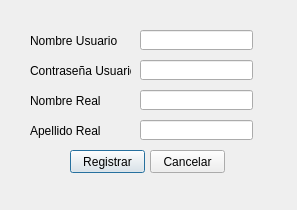
<?xml version="1.0" encoding="UTF-8"?>
<ui version="4.0">
 <class>Dialog</class>
 <widget class="QDialog" name="Dialog">
  <property name="geometry">
   <rect>
    <x>0</x>
    <y>0</y>
    <width>297</width>
    <height>210</height>
   </rect>
  </property>
  <property name="windowTitle">
   <string>Dialog</string>
  </property>
  <widget class="QLabel" name="label">
   <property name="geometry">
    <rect>
     <x>30</x>
     <y>30</y>
     <width>101</width>
     <height>21</height>
    </rect>
   </property>
   <property name="text">
    <string>Nombre Usuario</string>
   </property>
  </widget>
  <widget class="QLabel" name="label_2">
   <property name="geometry">
    <rect>
     <x>30</x>
     <y>90</y>
     <width>101</width>
     <height>21</height>
    </rect>
   </property>
   <property name="text">
    <string>Nombre Real</string>
   </property>
  </widget>
  <widget class="QLabel" name="label_3">
   <property name="geometry">
    <rect>
     <x>30</x>
     <y>120</y>
     <width>101</width>
     <height>21</height>
    </rect>
   </property>
   <property name="text">
    <string>Apellido Real</string>
   </property>
  </widget>
  <widget class="QPushButton" name="Registrar">
   <property name="geometry">
    <rect>
     <x>70</x>
     <y>150</y>
     <width>75</width>
     <height>23</height>
    </rect>
   </property>
   <property name="text">
    <string>Registrar</string>
   </property>
  </widget>
  <widget class="QPushButton" name="Cancelar">
   <property name="geometry">
    <rect>
     <x>150</x>
     <y>150</y>
     <width>75</width>
     <height>23</height>
    </rect>
   </property>
   <property name="text">
    <string>Cancelar</string>
   </property>
  </widget>
  <widget class="QLineEdit" name="User">
   <property name="geometry">
    <rect>
     <x>140</x>
     <y>30</y>
     <width>113</width>
     <height>20</height>
    </rect>
   </property>
  </widget>
  <widget class="QLineEdit" name="Nombre">
   <property name="geometry">
    <rect>
     <x>140</x>
     <y>90</y>
     <width>113</width>
     <height>20</height>
    </rect>
   </property>
  </widget>
  <widget class="QLineEdit" name="Apellido">
   <property name="geometry">
    <rect>
     <x>140</x>
     <y>120</y>
     <width>113</width>
     <height>20</height>
    </rect>
   </property>
  </widget>
  <widget class="QLabel" name="label_4">
   <property name="geometry">
    <rect>
     <x>30</x>
     <y>60</y>
     <width>101</width>
     <height>21</height>
    </rect>
   </property>
   <property name="text">
    <string>Contraseña Usuario</string>
   </property>
  </widget>
  <widget class="QLineEdit" name="Passw">
   <property name="geometry">
    <rect>
     <x>140</x>
     <y>60</y>
     <width>113</width>
     <height>20</height>
    </rect>
   </property>
  </widget>
 </widget>
 <resources/>
 <connections/>
</ui>
